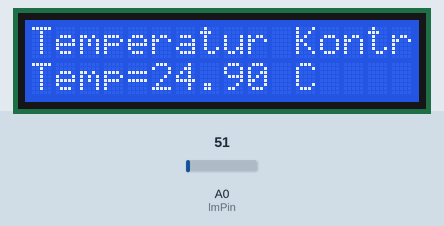
The sketch below on a simulated Arduino Uno, built with avr-gcc and run on an emulated ATmega328P. Parts: 16×2 character LCD. Inputs (shaded band) come from the test bench; at power-on: A0 (lmPin) = 51. What the sketch prints to the serial monitor is not drawn.

Above: at 1.2 s.
1.3 s: A0 (lmPin) set to 22
At 4.4 s:
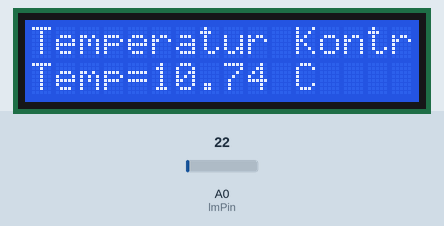
5.4 s: A0 (lmPin) set to 18
At 6.9 s:
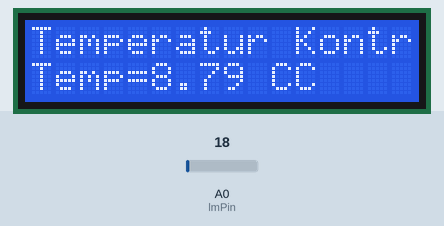
9.5 s: A0 (lmPin) set to 30
At 10.6 s:
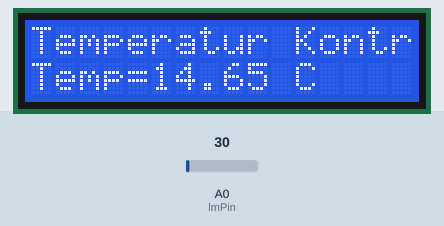
Timing chart, 0 to 12.5 s (numbered marks = the images above; inputs shaded):
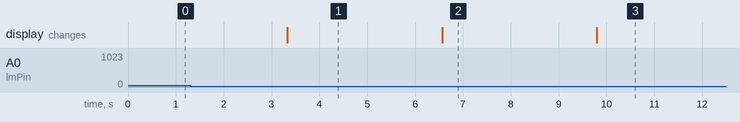

Measured:
- the behaviour switches between 21 and 20 on A0 (lmPin) (found by bisection; images 1 and 2)
- after the input at 1.3 s, the display: changes after 2.0 s (image 1)
- after the input at 5.4 s, the display: changes after 1.2 s (image 2)
- after the input at 9.5 s, the display: changes after 0.30 s (image 3)

The sketch:

lmTest.ino
```cpp
					// every increase 1 ℃, the output voltage increase 10 mv
#define lmPin A0 			// LM35-temperatur sensoren er koblet til AnalogPin 0
#include <Wire.h> 			// Inkluder Wire modul
#include <LiquidCrystal_I2C.h>		// Inkluder LiquidCrystal_I2C modul
LiquidCrystal_I2C lcd(0x27,16,2); 	// Set størelse på LCD til 0x27 for et display på 16x2 (16 karakterer, 2 rader)

float temp = 0;				// lag en float variabel kalt tem med verdi 0
long lmVal = 0;				// lag en long variabel kalt lmVal med verdi 0


void setup()
{
  Serial.begin(9600);			// Start Serial-kommunikasjon på 9600 baud (bit-rate)
  lcd.init();  				// Aktiver LCD-en
  lcd.backlight();  			// Aktiver bakgrunnslys

}
void loop()
{
  lmVal = analogRead(lmPin);		// Lagre verdien fra lmPin til lmVal
  temp = (lmVal * 0.0048828125 * 100);	// 5/1024=0.0048828125;1000/10=100------   formel for å regne om voltage til celcius
  lcd.setCursor(0,0);			// plassering på LCD-en, 5 = hvor på rekken output startet
  lcd.print("Temperatur Kontr//oll");	// Display på LCD-en 0 = øverste rekke
  lcd.setCursor(0,1);			// Plassering        1 = nederste rekke
  lcd.print("Temp= ");			//
  lcd.setCursor(5,1);			//
  lcd.print(temp);			// Display temperatur verdien
  lcd.print(" C");			//
  delay(200);				// vent i 0,2 sekunder
  //Serial.println(temp);			// Print temp-verdien i serial monitor
  Serial.print("Temperaturen er: ");
  Serial.println(temp);
  delay(3000);				// vent i 3 sekunder
}


/*** Putty må kjøres konstant for at temperatur verdien skal lagres i filen til sql database ***/
```
